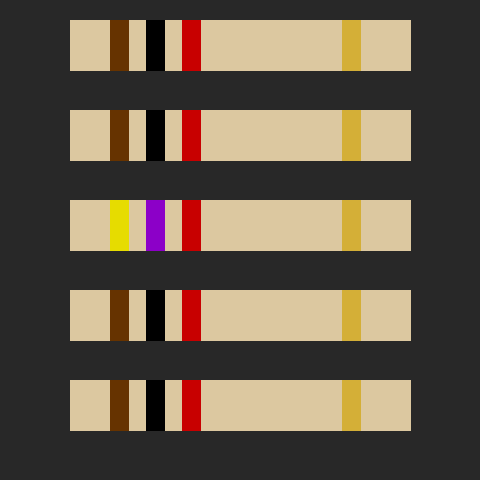
#> input picture tests/fixtures/resistor-reader/mixed-strip.png, 480 x 480 px
$ python -i localise.py   (imports and definitions only)
#> lines starting #> are read from the running program, lines starting #| are printed output that depends on the picture; after the words box and inside, x2 and y2 are one past the last pixel; in counts of white or black regions, pixels touching at a corner belong together
#> further down, picture is the input picture: shape (480, 480, 3); mean B, G, R 73.8, 89, 101.4
"""Resistor localisation — TASK-051 (IDEA-011 Rough approach #1).

Given a still photo of one or more through-hole axial resistors, locate each
resistor body and return a ranked list of candidate bounding boxes. V1 is
classical CV only — HSV thresholding on the typical beige / blue body
colours, morphological closing to bridge the band gaps, contour finding, and
minimum-area-rectangle fitting. No PyTorch (that is V2 / TASK-055).

The OpenCV detail (HSV ranges, kernel sizes, contour-area thresholds) stays
inside this module — it never surfaces in the CLI or in maker-facing
messages. ``cv2`` is imported lazily so the package stays import-cheap on a
host without the ``[resistor-reader]`` extra.
"""

from __future__ import annotations

from dataclasses import dataclass
from typing import Any

__all__ = ["Candidate", "locate_resistors"]


@dataclass(frozen=True)
class Candidate:
    """One localised resistor body.

    ``bbox`` is the axis-aligned ``(x, y, w, h)`` enclosing rectangle;
    ``angle`` is the body-axis tilt in degrees (from the rotated-rect fit);
    ``confidence`` is a 0..1 score from the body-colour coverage and shape.
    """

    bbox: tuple[int, int, int, int]
    angle: float
    confidence: float

    @property
    def center(self) -> tuple[int, int]:
        x, y, w, h = self.bbox
        return (x + w // 2, y + h // 2)

    @property
    def horizontal(self) -> bool:
        return self.bbox[2] >= self.bbox[3]


# HSV colour gates for the two common axial-resistor body families. Beige /
# tan carbon-film bodies and blue metal-film bodies. Internal detail.
_BODY_GATES = (
    # (lower HSV, upper HSV) — beige / tan
    ((10, 30, 110), (35, 210, 255)),
    # blue metal-film
    ((95, 60, 60), (130, 255, 255)),
)

# A resistor body is a long thin blob: reject near-square / tiny / edge blobs.
_MIN_AREA_FRACTION = 0.002  # of the frame
_MIN_ASPECT = 2.0  # long:short side


def _import_cv2() -> Any:
    import cv2  # type: ignore[import-not-found]

    return cv2


def _body_mask(hsv: Any, cv2: Any) -> Any:
    import numpy as np

    mask = None
    for lo, hi in _BODY_GATES:
        m = cv2.inRange(hsv, np.array(lo, dtype=np.uint8), np.array(hi, dtype=np.uint8))
        mask = m if mask is None else cv2.bitwise_or(mask, m)
    # Bridge the band stripes (non-body colour) so one body is one blob.
    kernel = cv2.getStructuringElement(cv2.MORPH_RECT, (25, 5))
    mask = cv2.morphologyEx(mask, cv2.MORPH_CLOSE, kernel, iterations=2)
    mask = cv2.morphologyEx(mask, cv2.MORPH_OPEN, kernel, iterations=1)
    return mask


def locate_resistors(image: Any, *, cv2_module: Any = None) -> list[Candidate]:
    """Return resistor-body candidates, ranked by confidence descending.

    ``image`` is a BGR ``np.ndarray``. Ambiguous frames yield a ranked list
    rather than a single guess; partially-out-of-frame bodies score low.
    """
    cv2 = cv2_module or _import_cv2()

    h, w = image.shape[:2]
#> h = 480; w = 480
    frame_area = float(h * w)
#> frame_area = 230400
    hsv = cv2.cvtColor(image, cv2.COLOR_BGR2HSV)
#> hsv: shape (480, 480, 3); mean H, S, V 7.3, 36.3, 101.6
    mask = _body_mask(hsv, cv2)
#> the loop in _body_mask, `for lo, hi in _BODY_GATES:` made 2 passes
#> pass 1, in _body_mask, `m = cv2.inRange(hsv, np.array(lo, dtype=np.uint8), np.array(hi, dtype=..`:
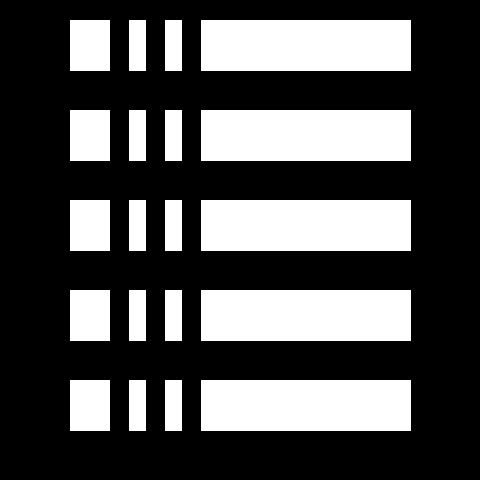
#> m: shape (480, 480); 31.4% white; 20 white regions, largest, box (x1, y1, x2, y2) and area: (201, 20, 411, 71) 10710, (201, 110, 411, 161) 10710, (201, 200, 411, 251) 10710
#> in _body_mask, `mask = cv2.morphologyEx(mask, cv2.MORPH_CLOSE, kernel, iterations=2)`:
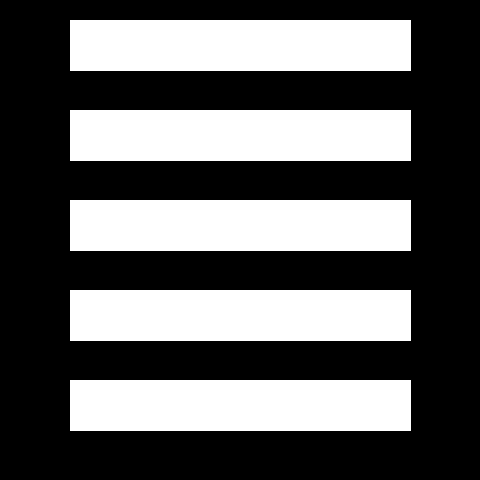
#> mask: shape (480, 480); 37.7% white; 5 white regions

    contours, _ = cv2.findContours(mask, cv2.RETR_EXTERNAL, cv2.CHAIN_APPROX_SIMPLE)
#> contours = 5 contours; box (x1, y1, x2, y2) and area: (70, 380, 411, 431) 17000, (70, 290, 411, 341) 17000, (70, 200, 411, 251) 17000, (70, 110, 411, 161) 17000, (70, 20, 411, 71) 17000
    candidates: list[Candidate] = []
    for contour in contours:
        area = cv2.contourArea(contour)
        if area < _MIN_AREA_FRACTION * frame_area:
            continue
        rect = cv2.minAreaRect(contour)  # ((cx, cy), (rw, rh), angle)
        (cx, cy), (rw, rh), angle = rect
        long_side, short_side = max(rw, rh), min(rw, rh)
        if short_side <= 0:
            continue
        aspect = long_side / short_side
        if aspect < _MIN_ASPECT:
            continue

        x, y, bw, bh = cv2.boundingRect(contour)
        # Confidence: rectangularity (contour fills its rect) × an
        # edge-clipping penalty for bodies touching the frame border.
        rectangularity = float(area / (long_side * short_side))
        touches_edge = x <= 1 or y <= 1 or (x + bw) >= w - 1 or (y + bh) >= h - 1
        edge_penalty = 0.45 if touches_edge else 1.0
        confidence = max(0.0, min(1.0, rectangularity * edge_penalty))

        # Normalise the reported angle to the body-axis tilt.
        body_angle = angle if rw >= rh else angle + 90.0
        candidates.append(
            Candidate(bbox=(int(x), int(y), int(bw), int(bh)), angle=float(body_angle), confidence=confidence)
        )
#> this loop made 5 passes
#> (contour, rect, cy, y) on passes 1 to 5: ([[70, 380], [70, 430], [410, 430], [410, 380]], ((240, 405), (50, 340), -90), 405, 380), ([[70, 290], [70, 340], [410, 340], [410, 290]], ((240, 315), (50, 340), -90), 315, 290), ([[70, 200], [70, 250], [410, 250], [410, 200]], ((240, 225), (50, 340), -90), 225, 200), ([[70, 110], [70, 160], [410, 160], [410, 110]], ((240, 135), (50, 340), -90), 135, 110), ([[70, 20], [70, 70], [410, 70], [410, 20]], ((240, 45), (50, 340), -90), 45, 20)
#> after the loop, candidates = 5 items

    candidates.sort(key=lambda c: c.confidence, reverse=True)
    return candidates

>>> import cv2
>>> picture = cv2.imread('../../../tests/fixtures/resistor-reader/mixed-strip.png')
>>> result = locate_resistors(picture)
#> result = 5 items
